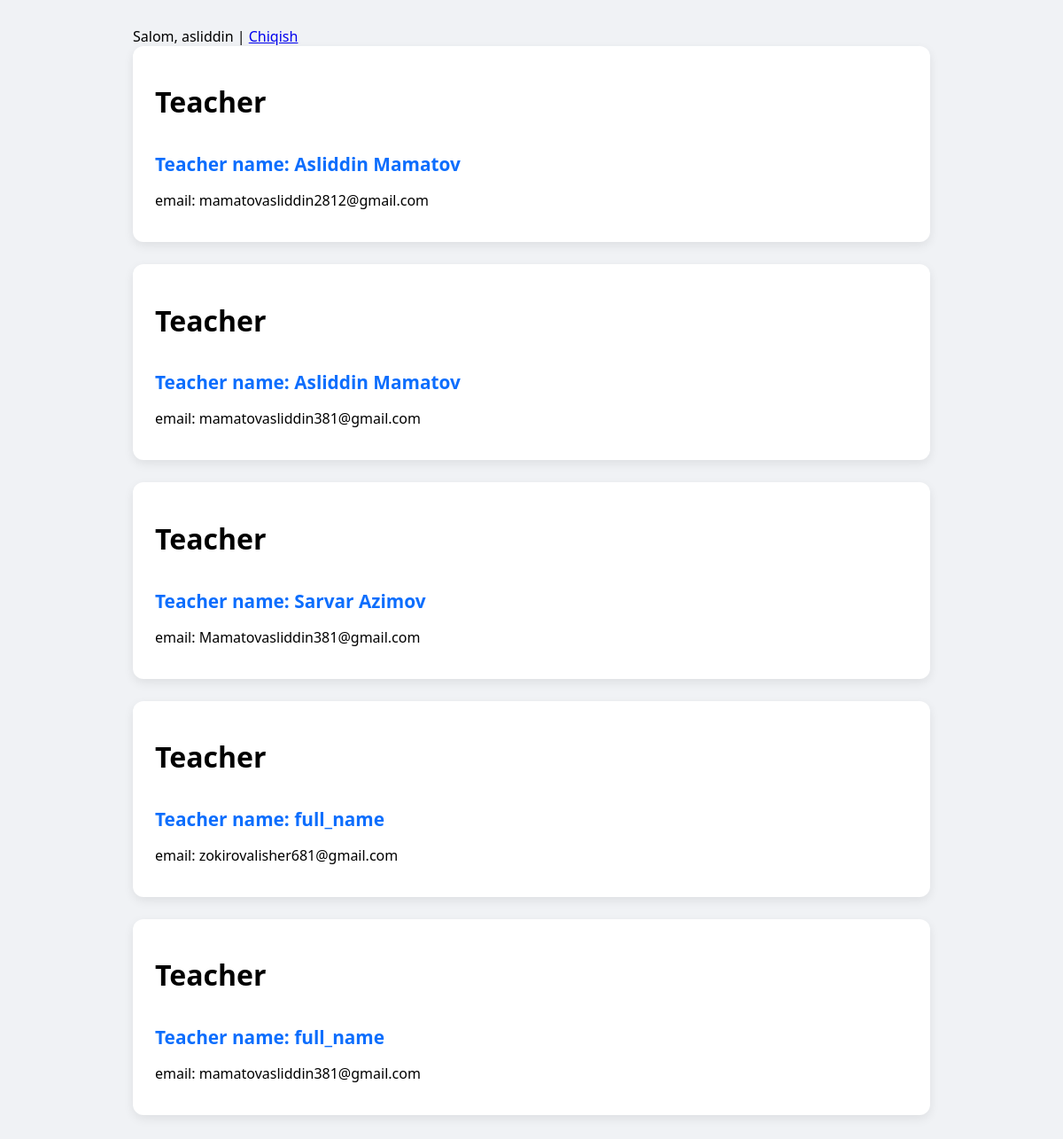
Screenshot of /teacher/ (signed in) with the database file from the repository.
### teachers/models.py (models this page shows, shortened)
class Teacher(models.Model):
    subject_choice = [
        ('math', 'Math'),
        ('physics', 'Physics'),
        ('english', 'English'),
    ]
    name = models.CharField(max_length=100)
    email = models.EmailField()
    experience_year = models.FloatField()
    subject = models.CharField(max_length=100, choices=subject_choice,null=True,blank=True)
    class Meta:
        db_table = 'teacher'
        ordering = ['name']
        verbose_name = 'Teacher'
        verbose_name_plural = 'Teachers'

### teachers/views.py (the view)
# urls.py: path('teacher/', teacher_list, name='teacher_list'),
def teacher_list(request):
    teacher_list = Teacher.objects.all()
    return render(request,'teacher/list.html',{'teacher_list':teacher_list})

### Template/teacher/list.html (shortened to what this page needs)
{% extends 'base.html' %}
{% load static %}
{% block content %}
<div class="row">
    {% for teacher in teacher_list %}
        <div class="card">
            <div class="card-header">
                <h1>Teacher</h1>
            </div>
            <div class="card-body">
                <h5 class="card-title">
                        Teacher name: {{ teacher.name }}
                </h5>
                <p class="card-text">email: {{ teacher.email }}</p>
            </div>
        </div>
    {% endfor %}
</div>
{% endblock %}

### Template/base.html (shortened to what this page needs)
<!DOCTYPE html>
<html lang="uz">
<head>
</head>
<body>
<div class="container">
        {% if user.is_authenticated %}
            Salom, {{ user.username }} |
            <a href="{% url 'logout' %}">Chiqish</a>
        {% else %}
            <div class="card">
                <h3>Iltimos, tizimga kirish yoki ro'yxatdan o'tish uchun havolalarni tanlang.</h3>
                <a class="nav-link" href="{% url 'login' %}">Login</a>
                <a class="nav-link" href="{% url 'register' %}">Register</a>
            </div>
        {% endif %}
    {% block content %}{% endblock %}
</div>
</body>
</html>

### Template/base.html (style rules this page uses)
body { font-family: 'Segoe UI', sans-serif; background-color: #f0f2f5; margin: 0; padding: 0; }
.container { max-width: 900px; margin: 30px auto; padding: 0 20px; }
.card { background: white; border-radius: 12px; box-shadow: 0 4px 12px rgba(0, 0, 0, 0.08); margin-bottom: 25px; padding: 20px 25px; transition: transform 0.2s ease; }
.card-title { font-size: 1.3rem; font-weight: 600; color: #0d6efd; margin-bottom: 15px; }

### rows the page displays
Teacher: name "Asliddin Mamatov", email "mamatovasliddin2812@gmail.com"
Teacher: name "Asliddin Mamatov", email "mamatovasliddin381@gmail.com"
Teacher: name "Sarvar Azimov", email "Mamatovasliddin381@gmail.com"
Teacher: name "full_name", email "zokirovalisher681@gmail.com"
Teacher: name "full_name", email "mamatovasliddin381@gmail.com"

### other values shown
{{ user.username }} "asliddin"
